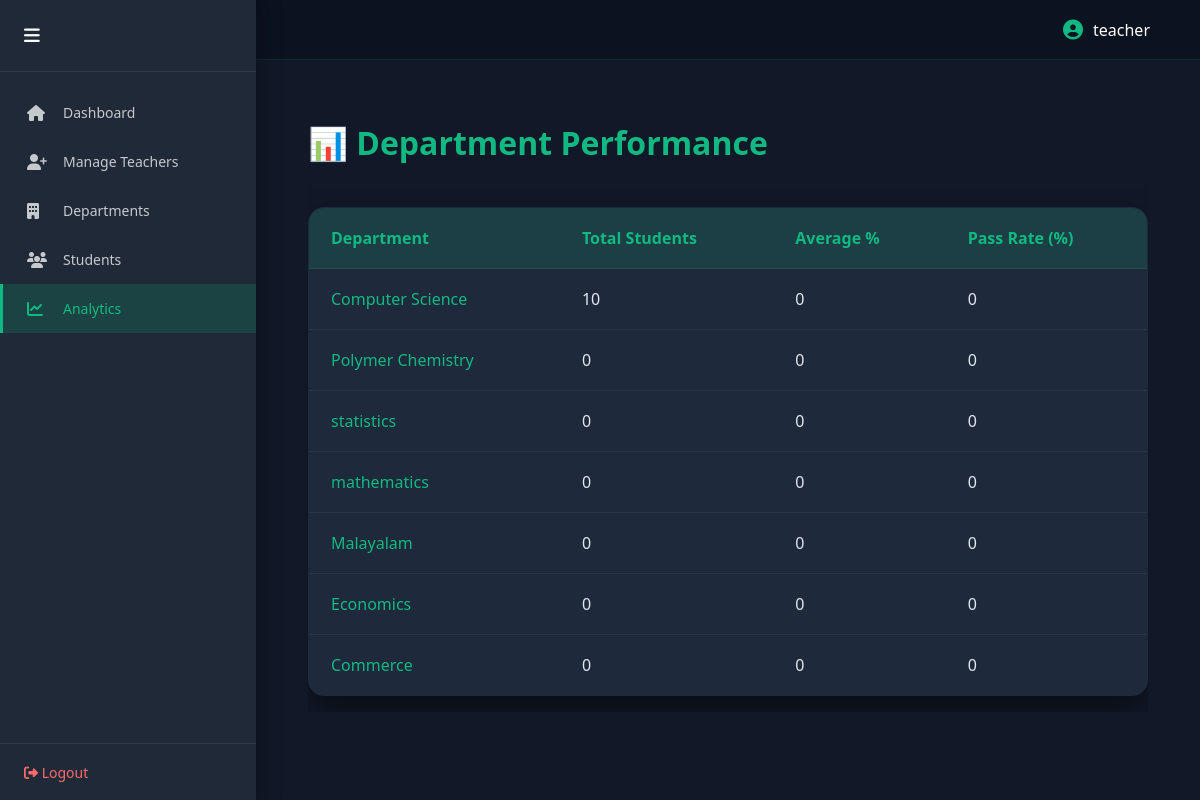
Page /control/department-analysis/ (signed in) on the committed database.
### results/models.py (models this page shows, shortened)
class Department(models.Model):
    name = models.CharField(max_length=100, unique=True)

### results/views.py (the view)
@login_required(login_url='teacher_login')
@user_passes_test(lambda u: u.is_superuser)
def admin_department_analysis(request):
    from .models import Department
    departments = Department.objects.all()
    data = []
    for dept in departments:
        students = Student.objects.filter(department=dept)
        marks = Mark.objects.filter(semester__student__department=dept)
        total_students = students.count()
        if marks.exists():
            avg_percent = round(
                sum(m.marks_obtained for m in marks) /
                sum(m.max_marks for m in marks) * 100,
                2
            )
            passed_students = 0
        for student in students:
            student_marks = Mark.objects.filter(semester__student=student)
            if student_marks.exists() and all(
                m.marks_obtained >= 0.4 * m.max_marks for m in student_marks
    ):
                passed_students += 1
                pass_rate = round(
    (passed_students / total_students) * 100,
    2
) if total_students > 0 else 0
        else:
            avg_percent = 0
            pass_rate = 0
        data.append({
            "department": dept.name,
             "department_id": dept.id,
            "students": total_students,
            "avg_percent": avg_percent,
            "pass_rate": pass_rate
        })
    return render(request, "admin_department_analysis.html", {
        "data": data
    })

### results/context_processors.py (called while the page is built)
def role_flags(request):
    return {
        "is_hod_user": request.user.groups.filter(name="HOD").exists()
    }

### templates/admin_department_analysis.html
{% extends "base.html" %}
{% load static %}
{% block extra_css %}
<link rel="stylesheet" href="{% static 'css/department_performance.css' %}">
{% endblock %}
{% block content %}
<div class="container mt-4">
  <h2>📊 Department Performance</h2>
  <div class="analytics-card">
    <div class="table-responsive">
      <table class="table admin-table">
        <thead>
          <tr>
            <th>Department</th>
            <th>Total Students</th>
            <th>Average %</th>
            <th>Pass Rate (%)</th>
          </tr>
        </thead>
        <tbody>
          {% for row in data %}
          <tr>
            <td>
              <a href="{% url 'admin_department_students' row.department_id %}">
                {{ row.department }}
              </a>
            </td>
            <td>{{ row.students }}</td>
            <td>{{ row.avg_percent }}</td>
            <td>{{ row.pass_rate }}</td>
          </tr>
          {% endfor %}
        </tbody>
      </table>
    </div>
  </div>
</div>
{% endblock %}

### templates/base.html (shortened to what this page needs)
{% load static %}
<!DOCTYPE html>
<html lang="en">
<head>
    <link href="https://cdn.jsdelivr.net/npm/bootstrap@5.3.2/dist/css/bootstrap.min.css" rel="stylesheet">
    <link href="https://cdnjs.cloudflare.com/ajax/libs/font-awesome/6.4.2/css/all.min.css" rel="stylesheet">
    <link href="{% static 'css/style.css' %}" rel="stylesheet">
    <link href="{% static 'css/panel.css' %}" rel="stylesheet">
    {% block extra_css %}{% endblock %}
</head>
<body class="
{% if user.is_superuser %}admin-mode
{% elif user.is_staff %}teacher-mode
{% endif %}
">
<div class="dashboard-container">
{% if user.is_authenticated and user.is_staff %}
<aside class="sidebar {% if user.is_superuser %}admin-sidebar{% endif %}" id="sidebar">
    <div class="sidebar-header">
        <button class="sidebar-toggle" id="sidebarToggle">
            <i class="fa-solid fa-bars"></i>
        </button>
    </div>
<nav class="sidebar-nav">
    {% if user.is_superuser %}
        <a href="{% url 'admin_dashboard' %}"
           class="nav-item {% if request.resolver_match.url_name == 'admin_dashboard' %}active{% endif %}">
            <i class="fa-solid fa-house"></i>
            <span>Dashboard</span>
        </a>
        <a href="{% url 'add_teacher' %}"
           class="nav-item {% if request.resolver_match.url_name == 'add_teacher' %}active{% endif %}">
            <i class="fa-solid fa-user-plus"></i>
            <span>Manage Teachers</span>
        </a>
        <a href="{% url 'manage_departments' %}"
           class="nav-item {% if request.resolver_match.url_name == 'manage_departments' %}active{% endif %}">
            <i class="fa-solid fa-building"></i>
            <span>Departments</span>
        </a>
        <a href="{% url 'student_search' %}"
           class="nav-item {% if request.resolver_match.url_name == 'student_search' %}active{% endif %}">
            <i class="fa-solid fa-users"></i>
            <span>Students</span>
        </a>
        <a href="{% url 'admin_department_analysis' %}"
           class="nav-item {% if request.resolver_match.url_name == 'admin_department_analysis' %}active{% endif %}">
            <i class="fa-solid fa-chart-line"></i>
            <span>Analytics</span>
        </a>
    {% endif %}
</nav>
    <div class="sidebar-footer">
        <form method="POST" action="{% url 'logout' %}">
            <button type="submit" class="logout-btn">
                <i class="fa-solid fa-right-from-bracket"></i> Logout
            </button>
        </form>
    </div>
</aside>
{% endif %}
<div class="main-content">
    <nav class="topbar">
        <div class="topbar-right">
            {% if user.is_authenticated %}
            <div class="user-info">
                <i class="fa-solid fa-user-circle"></i>
                <span>{{ user.username }}</span>
            </div>
            {% endif %}
        </div>
    </nav>
    <div class="content-area">
        {% block content %}{% endblock %}
    </div>
</div>
</div>
</body>
</html>

### static/css/style.css (style rules this page uses)
.user-info { color: #ffffff; font-weight: 500; margin-right: 20px; display: flex; align-items: center; }
.user-info i { font-size: 20px; color: #00d9ff; }
.logout-btn { color: #ff6b6b !important; }

### static/css/panel.css (style rules this page uses)
:root { --primary: #0f1c3f; --primary-dark: #0a142e; --primary-light: #1b2a5a; --accent: #3da9fc; --bg-light: #f4f6fb; --text-dark: #1e293b; --text-light: #94a3b8; --border: #e2e8f0; --transition: all 0.3s ease; }
* { margin: 0; padding: 0; box-sizing: border-box; }
body { font-family: 'Segoe UI', sans-serif; background: #111827; }
.dashboard-container { display: flex; min-height: 100vh; }
.sidebar { position: fixed; left: 0; top: 0; height: 100vh; width: 260px; background: var(--primary-dark); color: white; display: flex; flex-direction: column; z-index: 1000; transition: var(--transition); box-shadow: 4px 0 20px rgba(0, 0, 0, 0.25); overflow-y: auto; }
.sidebar-header { padding: 22px 24px; border-bottom: 1px solid rgba(255, 255, 255, 0.08); display: flex; align-items: center; justify-content: space-between; font-weight: 600; }
.sidebar-toggle { background: none; border: none; color: white; font-size: 18px; cursor: pointer; transition: var(--transition); }
.sidebar-nav { flex: 1; padding: 16px 0; }
.nav-item { display: flex; align-items: center; gap: 14px; padding: 14px 24px; color: rgba(255, 255, 255, 0.75); text-decoration: none; transition: var(--transition); font-size: 14px; border-left: 3px solid transparent; }
.nav-item i { font-size: 16px; width: 22px; }
.nav-item.active { background: rgba(61, 169, 252, 0.2); color: var(--accent); border-left-color: var(--accent); }
.sidebar-footer { padding: 16px 24px; border-top: 1px solid rgba(255, 255, 255, 0.08); }
.logout-btn { background: none; border: none; color: #ff6b6b; font-size: 14px; cursor: pointer; transition: var(--transition); }
.main-content { flex: 1; margin-left: 260px; transition: var(--transition); display: flex; flex-direction: column; }
.topbar { height: 60px; background: var(--primary); display: flex; align-items: center; justify-content: flex-end; padding: 0 30px; color: white; border-bottom: 1px solid rgba(255, 255, 255, 0.05); }
.user-info { display: flex; align-items: center; gap: 10px; font-weight: 500; }
.user-info i { color: var(--accent); }
.content-area { padding: 40px; flex: 1; }
.sidebar { position: fixed; left: 0; top: 0; width: 256px; height: 100vh; background: var(--primary-dark); transition: width 0.3s ease; overflow: hidden; }
.main-content { margin-left: 256px; transition: margin-left 0.3s ease; }
.sidebar .nav-item span { transition: opacity 0.2s ease; }

### static/css/department_performance.css (style rules this page uses)
.dashboard-container, .main-content, .content-area { background: #111827 !important; }
body { background: #111827 !important; color: #f1f5f9; }
.container h2 { color: #10b981; font-weight: 600; margin-bottom: 25px; }
.table { background: #1f2937 !important; border-radius: 16px; overflow: hidden; border: 1px solid rgba(255,255,255,0.05); color: #f1f5f9; margin-top: 20px; }
.table th, .table td { border: none !important; padding: 18px 20px; }
.table thead { background: rgba(16,185,129,0.15) !important; }
.table th { font-weight: 600; color: #e2e8f0; }
.table tbody tr { border-top: 1px solid rgba(255,255,255,0.05); transition: background 0.3s ease; }
.table a { color: #10b981; text-decoration: none; font-weight: 500; }
.admin-sidebar { background: #1f2937 !important; }
.admin-sidebar .nav-item.active { background: rgba(16,185,129,0.18) !important; border-left: 3px solid #10b981 !important; }
.admin-sidebar ~ .main-content .topbar { background: #0b1220 !important; border-bottom: 1px solid rgba(16,185,129,0.15) !important; }
.admin-sidebar ~ .main-content .user-info i { color: #10b981 !important; }
.admin-sidebar .nav-item.active { background: rgba(16,185,129,0.18) !important; border-left: 3px solid #10b981 !important; color: #10b981 !important; }
.table { background: #1e293b !important; border-radius: 16px; overflow: hidden; border: 1px solid rgba(16,185,129,0.15); box-shadow: 0 15px 35px rgba(0,0,0,0.45); color: #f1f5f9; margin-top: 20px; }
.table > :not(caption) > * > * { background-color: transparent !important; }
.table thead th { color: #10b981; font-weight: 600; padding: 18px 22px; border: none !important; }
.table tbody td { padding: 18px 22px; border: none !important; color: #e2e8f0; }
.table tbody tr { border-top: 1px solid rgba(255,255,255,0.05); transition: all 0.25s ease; }
.table a { color: #10b981; font-weight: 500; text-decoration: none; }

### rows in the picture
Department: department "Computer Science"
Department: department "Polymer Chemistry"
Department: department "statistics"
Department: department "mathematics"
Department: department "Malayalam"
Department: department "Economics"
Department: department "Commerce"

### other values in the picture
{{ user.username }} "teacher"
{{ row.students }} "10" "0" "0" "0" "0" "0" "0"
{{ row.avg_percent }} "0" "0" "0" "0" "0" "0" "0"
{{ row.pass_rate }} "0" "0" "0" "0" "0" "0" "0"
